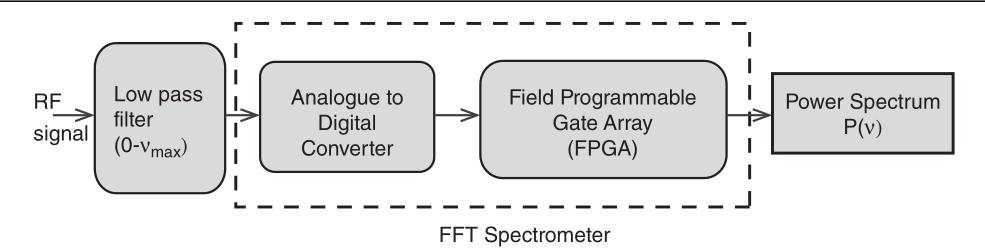
#> input picture content/00_images/espectro_de_potencia_FFT.png, 985 x 249 px
$ python resize_images.py ../content/00_images out -p print
#> lines starting #> are read from the running program, lines starting #| are printed output that depends on the picture
#> pass 3 of the loop in find_images, `for ext in extensions:`:
#> the loop made 7 passes; the first 3 are shown
#!/usr/bin/env python3
"""
Script para redimensionar imagens para diferentes propósitos.

Propósitos:
- EPS para impressão: 600 DPI, 180mm largura
- Web (fullwidth): 150 DPI, largura completa
- Web (halfwidth): 150 DPI, meia largura

Uso:
    python resize_images.py <input_dir> <output_dir> --purpose <propósito>
    python resize_images.py content/00_images output/processed --purpose print
"""

import argparse
import sys
from pathlib import Path

try:
    from PIL import Image
except ImportError:
    print("Erro: Pillow não está instalado. Execute: pip install Pillow")
    sys.exit(1)


# Configurações de redimensionamento
PURPOSES = {
    "print": {
        "dpi": 600,
        "width_mm": 180,
        "format": "eps",
        "description": "Impressão (600 DPI, 180mm)",
    },
    "web-full": {
        "dpi": 150,
        "width_px": 1200,
        "format": "webp",
        "description": "Web largura completa (150 DPI)",
    },
    "web-half": {
        "dpi": 150,
        "width_px": 600,
        "format": "webp",
        "description": "Web meia largura (150 DPI)",
    },
    "web-png-full": {
        "dpi": 150,
        "width_px": 1200,
        "format": "png",
        "description": "Web PNG largura completa (150 DPI)",
    },
    "web-png-half": {
        "dpi": 150,
        "width_px": 600,
        "format": "png",
        "description": "Web PNG meia largura (150 DPI)",
    },
}


def mm_to_pixels(mm: float, dpi: int) -> int:
    """
    Converte milímetros para pixels dado um DPI.

    Args:
        mm: Dimensão em milímetros
        dpi: Dots per inch (pontos por polegada)

    Returns:
        Dimensão em pixels
    """
    inches = mm / 25.4
    return int(inches * dpi)


def resize_image(input_path: Path, output_path: Path, purpose: str) -> bool:
    """
    Redimensiona uma imagem de acordo com o propósito especificado.

    Args:
        input_path: Caminho da imagem de entrada
        output_path: Caminho da imagem de saída
        purpose: Propósito do redimensionamento

    Returns:
        True se o redimensionamento foi bem-sucedido, False caso contrário
    """
#> called with purpose = 'print'
    try:
        config = PURPOSES[purpose]

        # Abrir imagem
        img = Image.open(input_path)
#> img is the input picture: PIL image 985x249 RGBA; mean R, G, B, A 229.3, 229.4, 229.7, 255
        original_size = img.size
#> original_size = (985, 249)

        # Calcular novo tamanho
        if "width_mm" in config:
            # Para impressão (baseado em mm e DPI)
            new_width = mm_to_pixels(config["width_mm"], config["dpi"])
            aspect_ratio = img.size[1] / img.size[0]
#> aspect_ratio = 0.253
            new_height = int(new_width * aspect_ratio)
#> new_height = 1074
        else:
            # Para web (baseado em pixels)
            new_width = config["width_px"]
            aspect_ratio = img.size[1] / img.size[0]
            new_height = int(new_width * aspect_ratio)

        new_size = (new_width, new_height)
#> new_size = (4251, 1074)

        # Redimensionar imagem com alta qualidade
        img_resized = img.resize(new_size, Image.Resampling.LANCZOS)
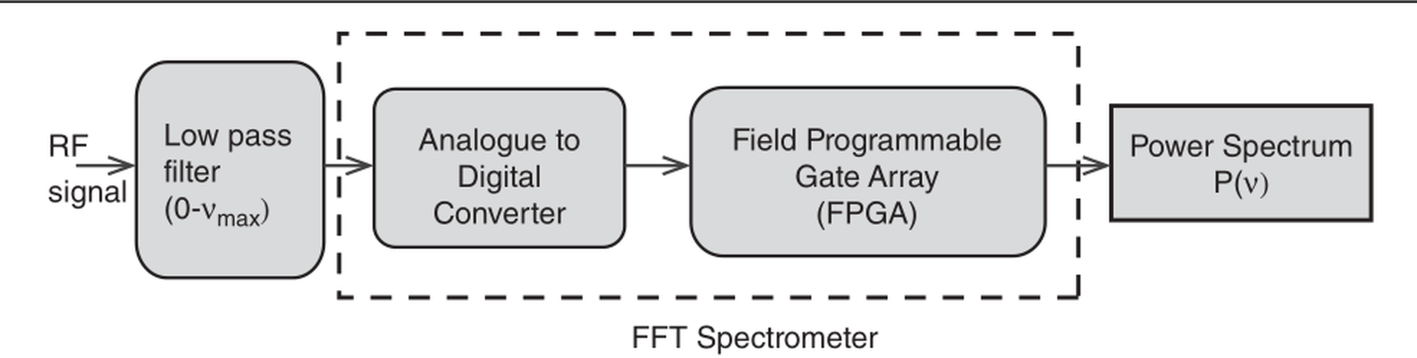
#> img_resized: PIL image 4251x1074 RGBA (shown at 1/3 size); mean R, G, B, A 229.1, 229.2, 229.5, 255

        # Converter para RGB se necessário
        output_format = config["format"].lower()
        if output_format in ["eps", "jpg", "jpeg"] and img_resized.mode in [
            "RGBA",
            "LA",
            "P",
        ]:
            background = Image.new("RGB", img_resized.size, (255, 255, 255))
#> background: PIL image 4251x1074 RGB; every value is 255
            if img_resized.mode == "P":
                img_resized = img_resized.convert("RGBA")
            if img_resized.mode in ["RGBA", "LA"]:
                background.paste(img_resized, mask=img_resized.split()[-1])
                img_resized = background

        # Criar diretório de saída se não existir
        output_path.parent.mkdir(parents=True, exist_ok=True)

        # Salvar com DPI correto
        dpi_tuple = (config["dpi"], config["dpi"])

        if output_format == "eps":
            img_resized.save(output_path, "EPS", dpi=dpi_tuple)
        elif output_format == "webp":
            img_resized.save(output_path, "WEBP", quality=95, dpi=dpi_tuple)
        elif output_format == "png":
            img_resized.save(output_path, "PNG", dpi=dpi_tuple, optimize=True)
        else:
            img_resized.save(output_path, output_format.upper(), dpi=dpi_tuple)

        print(
            f"✓ {input_path.name}: {original_size} → {new_size} ({config['dpi']} DPI)"
        )
#| ✓ espectro_de_potencia_FFT.png: (985, 249) → (4251, 1074) (600 DPI)
#> pass 3 of the loop in main, `for img_path in images:`:
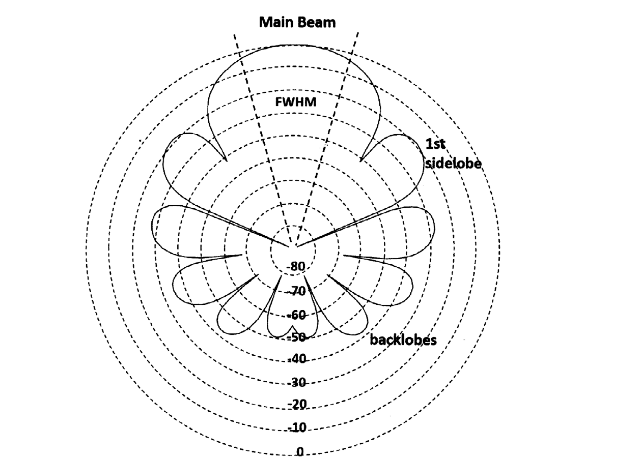
#> input picture content/00_images/largura_do_feixe.png, 631 x 465 px
#> in resize_image, img is the input picture: PIL image 631x465 RGBA; mean R, G, B, A 246.6, 246.6, 246.6, 255
#> in resize_image (call 3), `img_resized = img.resize(new_size, Image.Resampling.LANCZOS)`:
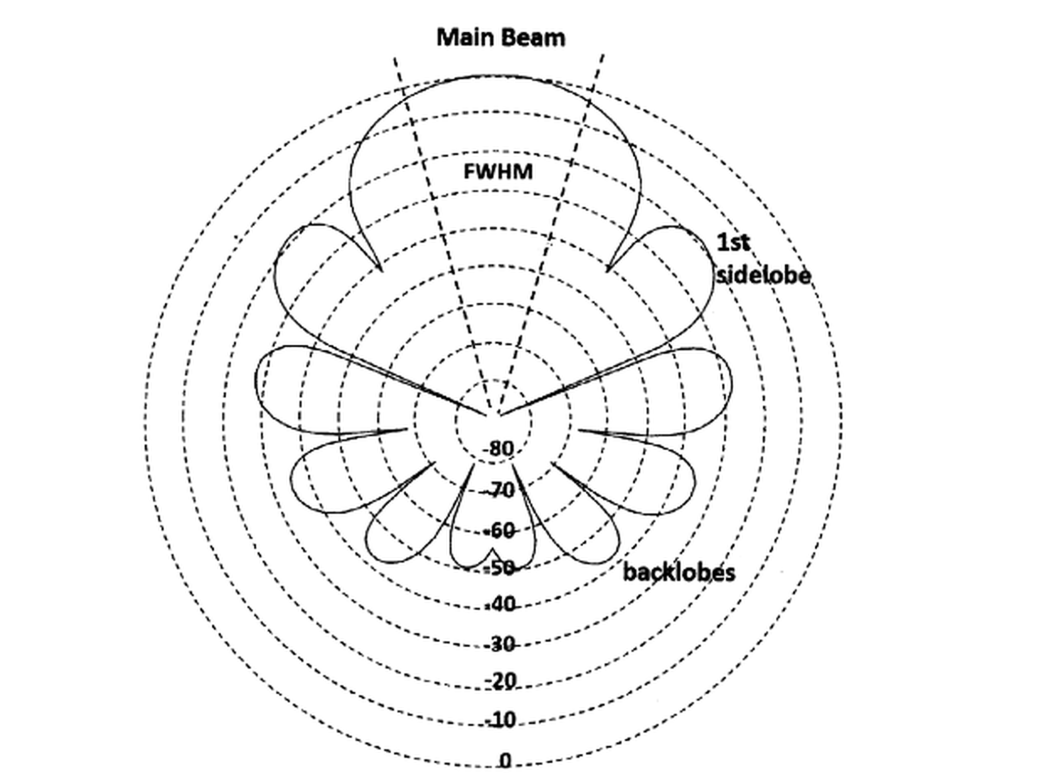
#> img_resized: PIL image 4251x3132 RGBA (shown at 1/4 size); mean R, G, B, A 246.2, 246.2, 246.2, 255
#| ✓ largura_do_feixe.png: (631, 465) → (4251, 3132) (600 DPI)
        return True

    except Exception as e:
        print(f"✗ Erro ao redimensionar {input_path.name}: {str(e)}")
        return False


def find_images(input_dir: Path) -> list:
    """Encontra todas as imagens em um diretório."""
    extensions = [".png", ".jpg", ".jpeg", ".webp", ".gif", ".bmp", ".tiff"]
    images = []
    for ext in extensions:
        images.extend(input_dir.rglob(f"*{ext}"))
        images.extend(input_dir.rglob(f"*{ext.upper()}"))
    return sorted(set(images))


def main():
    parser = argparse.ArgumentParser(
        description="Redimensionar imagens para diferentes propósitos",
        formatter_class=argparse.RawDescriptionHelpFormatter,
        epilog="""
Propósitos disponíveis:
  print         - Impressão: 600 DPI, 180mm largura (EPS)
  web-full      - Web: 150 DPI, 1200px largura (WebP)
  web-half      - Web: 150 DPI, 600px largura (WebP)
  web-png-full  - Web: 150 DPI, 1200px largura (PNG)
  web-png-half  - Web: 150 DPI, 600px largura (PNG)

Exemplos:
  python resize_images.py images/ output/ --purpose print
  python resize_images.py images/ output/ --purpose web-full
        """,
    )
    parser.add_argument(
        "input_dir", type=str, help="Diretório de entrada contendo as imagens"
    )
    parser.add_argument(
        "output_dir",
        type=str,
        help="Diretório de saída para as imagens redimensionadas",
    )
    parser.add_argument(
        "--purpose",
        "-p",
        type=str,
        required=True,
        choices=list(PURPOSES.keys()),
        help="Propósito do redimensionamento",
    )

    args = parser.parse_args()

    # Validar diretórios
    input_dir = Path(args.input_dir)
    if not input_dir.exists():
        print(f"Erro: Diretório de entrada não existe: {input_dir}")
        sys.exit(1)

    output_dir = Path(args.output_dir)
    purpose = args.purpose

    # Mostrar configuração
    config = PURPOSES[purpose]
    print(f"Configuração: {config['description']}")
    print(f"Formato de saída: {config['format'].upper()}\n")

    # Encontrar imagens
    print(f"Buscando imagens em: {input_dir}")
    images = find_images(input_dir)

    if not images:
        print("Nenhuma imagem encontrada!")
        sys.exit(0)

    print(f"Encontradas {len(images)} imagem(ns)\n")

    # Redimensionar imagens
    success_count = 0
    for img_path in images:
        # Manter estrutura de diretórios
        relative_path = img_path.relative_to(input_dir)
        output_path = (
            output_dir / purpose / relative_path.with_suffix(f".{config['format']}")
        )

        if resize_image(img_path, output_path, purpose):
            success_count += 1

    # Resumo
    print(f"\n{'=' * 60}")
    print("Redimensionamento concluído!")
    print(f"Sucesso: {success_count}/{len(images)}")
    print(f"Imagens salvas em: {output_dir / purpose}")
    print(f"{'=' * 60}")


if __name__ == "__main__":
    main()
